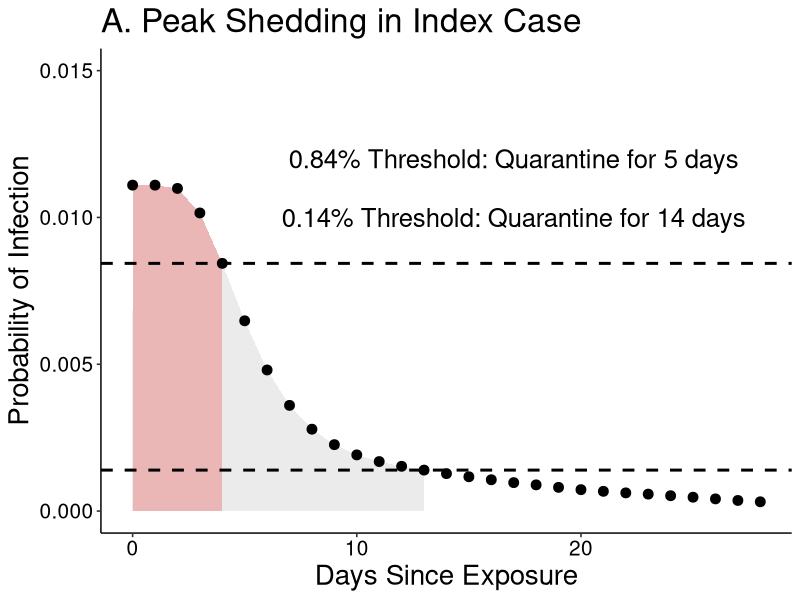
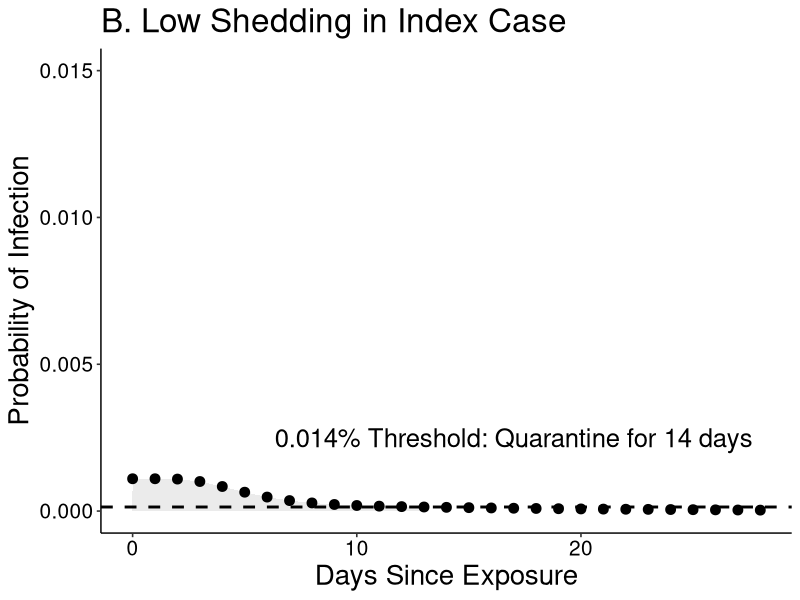
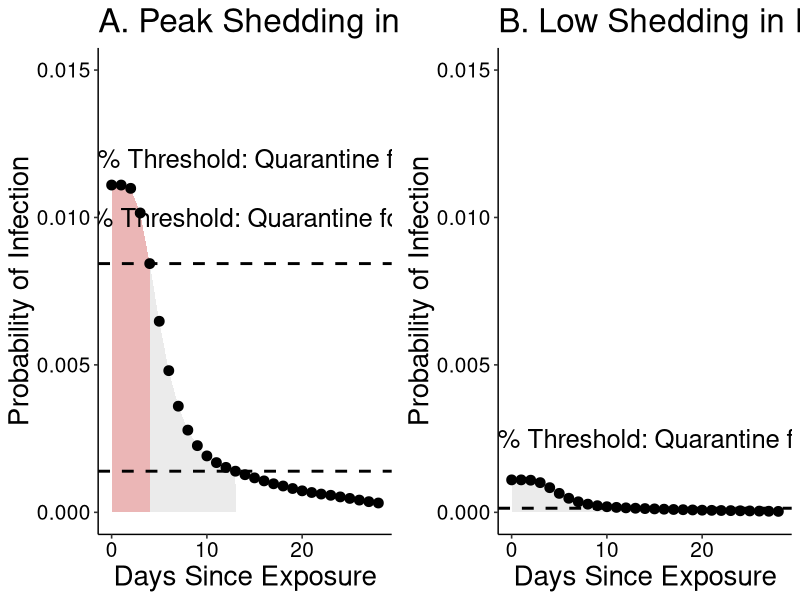
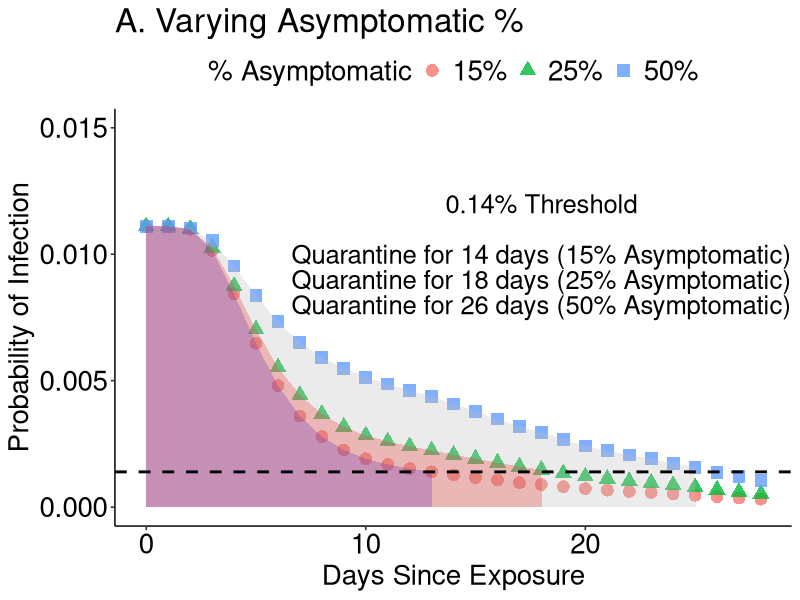
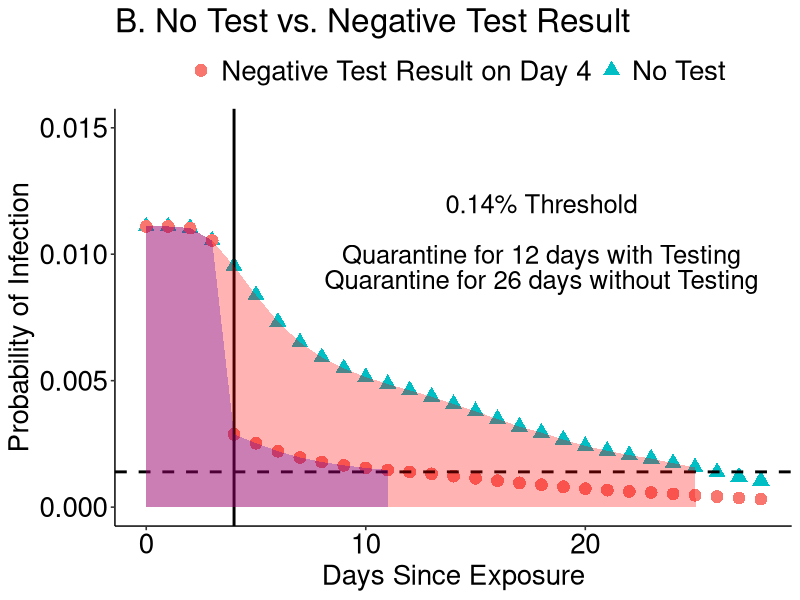
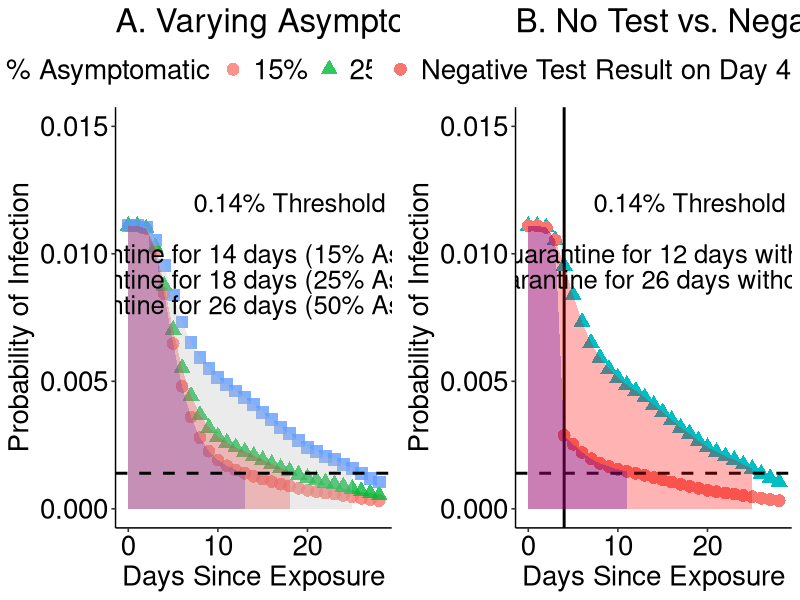

Generate these figures, in order, with R:
#peak shedding in index case

#read in data from logic tables where 1st column
#is the discount on risk of getting sick under ideal testing to find
#asymptomatics as soon as they start shedding and column 2 is the
#probability that asymptomatics have finished shedding (from exposure, shedding
#starts 3 days pre what would be symptom onset)

risk.discount<-read.csv('risk_discount_data.csv')

figure2<-read.csv('figure2_data.csv')


#initial risk

#highest risk individual 15 min close contact
high<-0.0111

#lowest risk individual, 15 min close contact
low<-0.0011

risk.start<-c(high,low)

#fraction expected to be asymptomatic
fraction.asymptomatic<-c(0.15,0.25,0.50)

for (j in 1:length(risk.start)){
  
  for (i in 1:length(fraction.asymptomatic)){
    
    combined.discount<-1-(1-fraction.asymptomatic[i])*(1-risk.discount$discount)-fraction.asymptomatic[i]*risk.discount$asymp
    
    risks<-risk.start[j]*combined.discount
    days<-1:length(risks)
    
    if (i==1 & j==1){
      frame<-data.frame(risks=risks,days=days,risk.start=risk.start[j],fraction.asymptomatic=fraction.asymptomatic[i])
    }else{
      frametemp<-data.frame(risks=risks,days=days,risk.start=risk.start[j],fraction.asymptomatic=fraction.asymptomatic[i])
      frame<-rbind(frame,frametemp)
    }
  }
}

frame$days<-frame$days-1

require(ggplot2)
require(ggpubr)

subframe<-frame[frame$fraction.asymptomatic==0.15,]
subframe$quarantine1<-rep(NA,length(subframe$risks))
subframe$quarantine1<-subframe$risks<=0.01
subframe$quarantine2<-rep(NA,length(subframe$risks))
subframe$quarantine2<-subframe$risks<=0.03

#------------------------------------- figure 1 ------------------------------------------------------------

subframe1<-subframe[subframe$risk.start==high & subframe$days<=4,]
#tempframe<-data.frame(risks=0.001,days=6.85,risk.start=high,fraction.asymptomatic=0.15,quarantine1=FALSE,quarantine2=FALSE)
#subframe1<-rbind(subframe1,tempframe)
subframe3<-subframe[subframe$risk.start==high & subframe$days<=13,]
A<-ggplot(subframe[subframe$risk.start==high,],aes(x=days,y=risks))+
  geom_area(data=subframe1,aes(x = ifelse(days<=4 , days, 0)),fill="red",alpha=0.3)+
  geom_area(data=subframe3,aes(x = ifelse(days<=13 , days, 0)),fill="grey",alpha=0.3)+
  geom_point(size=3)+
  geom_hline(yintercept=8.435669e-03,linetype="dashed",size=1)+
  geom_hline(yintercept=1.394392e-03,linetype="dashed",size=1)+
  scale_colour_discrete(name="Scenario",labels=c("Peak Shedding in Index Case","Low Shedding in Index Case"))+
  scale_x_continuous(name="Days Since Exposure")+
  scale_y_continuous(name="Probability of Infection",limits = c(0, 0.015))+
  annotate("text",x=17,y=0.012,label="0.84% Threshold: Quarantine for 5 days",size=6.5)+
  annotate("text",x=17,y=0.010,label="0.14% Threshold: Quarantine for 14 days",size=6.5)+
  theme_pubr()+theme(axis.title.x = element_text(size=20),axis.title.y = element_text(size=20),title = element_text(size=20),
                     axis.text=element_text(size=15))+
  ggtitle("A. Peak Shedding in Index Case")
A

subframe5<-subframe[subframe$risk.start==low & subframe$days<=13,]
B<-ggplot(subframe[subframe$risk.start==low,],aes(x=days,y=risks))+
  geom_area(data=subframe5,aes(x = ifelse(days<=13 , days, 0)),fill="grey",alpha=0.3)+
  geom_point(size=3)+
  geom_hline(yintercept=1.381830e-04,linetype="dashed",size=1)+
  scale_colour_discrete(name="Scenario",labels=c("Peak Shedding in Index Case","Low Shedding in Index Case"))+
  scale_x_continuous(name="Days Since Exposure")+
  scale_y_continuous(name="Probability of Infection",limits = c(0, 0.015))+
  annotate("text",x=17,y=0.0025,label="0.014% Threshold: Quarantine for 14 days",size=6.5)+
  theme_pubr()+theme(axis.title.x = element_text(size=20),axis.title.y = element_text(size=20),title=element_text(size=20),
                     axis.text=element_text(size=15))+
  ggtitle("B. Low Shedding in Index Case")
B
windows()
ggarrange(A,B)



#------------------------------------ figure 2 -------------------------------------------------------------

subframe6<-frame[frame$risk.start==high & frame$days<=18 & frame$fraction.asymptomatic==0.25,]

subframe7<-frame[frame$risk.start==high & frame$days<=25 & frame$fraction.asymptomatic==0.5,]

A.2<-ggplot(frame[frame$risk.start==high,],aes(x=days,y=risks))+
  geom_point(aes(shape=as.character(fraction.asymptomatic),colour=as.character(fraction.asymptomatic)),size=4,alpha=0.8)+
  geom_area(data=subframe3,aes(x = ifelse(days<=13 , days, 0)),fill="blue",alpha=0.3)+
  geom_area(data=subframe6,aes(x = ifelse(days<=18 , days, 0)),fill="red",alpha=0.3)+
  geom_area(data=subframe7,aes(x = ifelse(days<=25 , days, 0)),fill="grey",alpha=0.3)+
  scale_shape_discrete(name="% Asymptomatic",labels=c("15%", "25%", "50%"))+
  scale_colour_discrete(name="% Asymptomatic",labels=c("15%", "25%", "50%"))+
  scale_x_continuous(name="Days Since Exposure")+
  scale_y_continuous(name="Probability of Infection",limits = c(0, 0.015))+
  geom_hline(yintercept=1.394392e-03,linetype="dashed",size=1)+
  annotate("text",x=18,y=0.012,label="0.14% Threshold",size=6.5)+
  annotate("text",x=18,y=0.010,label="Quarantine for 14 days (15% Asymptomatic)",size=6.5)+
  annotate("text",x=18,y=0.009,label="Quarantine for 18 days (25% Asymptomatic)",size=6.5)+
  annotate("text",x=18,y=0.008,label="Quarantine for 26 days (50% Asymptomatic)",size=6.5)+
  theme_pubr()+theme(axis.title.x = element_text(size=20),axis.title.y = element_text(size=20),
                     legend.text = element_text(size=20), legend.title=element_text(size=20),
                     axis.text=element_text(size=20),title=element_text(size=20))+
  ggtitle("A. Varying Asymptomatic %")

windows()
A.2

#negative test scenario
days<-c(frame$days[frame$risk.start==high & frame$fraction.asymptomatic==0.5],figure2$Days)
risks<-c(frame$risks[frame$risk.start==high & frame$fraction.asymptomatic==0.5],figure2$Risktest)
type<-c(rep("No test",length(frame$days[frame$risk.start==high & frame$fraction.asymptomatic==0.5])),
        rep("Negative Test Result",length(figure2$Days)))
frame2<-data.frame(days=days,risks=risks,type=type)


subframe8<-frame2[frame2$type=="Negative Test Result" & frame2$days<=11,]

windows()
B.2<-ggplot(data=frame2)+geom_point(aes(x=days,y=risks,group=type,colour=type,shape=type),size=4)+
    geom_hline(yintercept=1.394392e-03,linetype="dashed",size=1)+
    geom_vline(xintercept=4,linetype="solid",size=1)+
    geom_area(data=subframe8,aes(x = ifelse(days<=11 , days, 0),y=risks),fill="blue",alpha=0.3)+
    geom_area(data=subframe7,aes(x = ifelse(days<=25 , days, 0),y=risks),fill="red",alpha=0.3)+
    theme_pubr()+theme(axis.title.x = element_text(size=20),axis.title.y = element_text(size=20),
                   legend.text = element_text(size=20), legend.title=element_text(size=20),
                   axis.text=element_text(size=20),title=element_text(size=20))+
    annotate("text",x=18,y=0.012,label="0.14% Threshold",size=6.5)+
    annotate("text",x=18,y=0.010,label="Quarantine for 12 days with Testing",size=6.5)+
    annotate("text",x=18,y=0.009,label="Quarantine for 26 days without Testing",size=6.5)+
    scale_colour_discrete(name="",labels=c("Negative Test Result on Day 4","No Test"))+
    scale_shape_discrete(name="",labels=c("Negative Test Result on Day 4","No Test"))+
    scale_x_continuous(name="Days Since Exposure")+
    scale_y_continuous(name="Probability of Infection",limits = c(0, 0.015))+
    ggtitle("B. No Test vs. Negative Test Result")


windows()
B.2

windows()
ggarrange(A.2,B.2)
